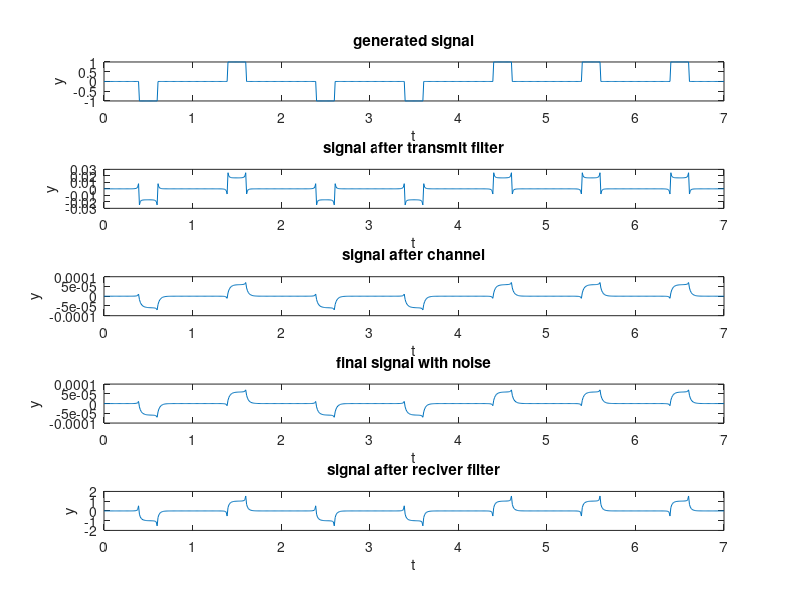

Write MATLAB code to recreate this figure.



clear;
close all;

%%%%%%%%%%%%%%% note:
% r is sent data bits
% r1 is domain of sent data
% a is recived data bits
% a1 is domain of recived data

%%%%%%%%%%%%%%% initial values

M=2;  %constant% M = Number of layers example: m=2 -> [-1 1] m=3 -> [-2 0 2] m=4 -> [-3 -1 1 3] 
n=5; % n = Number of bits generated
Tb=1; % Tb = Duration of each bit sent by a pulse
delta = 0.01;
snr = 100;
gain = 1;

%%%%%%%%%%%%%%% Channal initial values

% if channel is :   alfa.exp(-(1/beta)tx);
%alfa*exp(-1*(1/beta)*tx)
alfa = 0.1; % domain of channel
beta = 0.03; % frequency of channel is beta = 10rad.hz



%%%%%%%%%%%%%%% sending data generation


rr = randi([0 1],1,n);


%%%%%%%%%%%%%%% channel coding

k = 4;
nn=n+mod(n,k);
rr(length(rr)+1:nn)=0;

P = [[1 0 1];[1 1 1];[0 1 1];[1 1 0]];
G = [eye(k) P];

HT = [P;eye(3)];


for i=1:length(rr)/k

    d(i,:)=rr((i-1)*k+1:i*k);
    
end
c=d*G;

c=mod(c,2);

%%%%%%%%%%%%%%% amplitute of sending data generation



for i=1:length(c(:,1))

    r((i-1)*7+1:i*7)=c(i,1:7);
    
end
r1=r;
r1(r1==0)=-1;
%%%%%%%%%%%%%%% analog pulse generation

tx = 0:delta:Tb*length(r1); 
y = ones(1,(1/delta)*Tb*length(r1));

t_ref = 0:delta:Tb;
 
Y_ref = [zeros(1,Tb*0.4/delta) ones(1,length(t_ref)-Tb*0.8/delta) zeros(1,Tb*0.4/delta)]; % Regtangular with duty cycle 20%
%Y_ref = ones(1,length(t_ref)); % Square pulse
%Y_ref = [zeros(1,40) ones(1,length(t_ref)-80) zeros(1,40)]; % Regtangular with duty cycle (Tb*100)-80/(Tb*100)-> if Tb=1s thus: duty cycle=0.2 or 20%
%Y_ref = [zeros(1,20) ones(1,length(t_ref)-40) zeros(1,20)]; % Regtangular with duty cycle (Tb*100)-40/(Tb*100)-> if Tb=1s thus: duty cycle=0.2 or 60%
%Y_ref = 2*[0:delta:Tb/2 Tb/2-delta:-delta:0]/Tb; % triangular pulse
%Y_ref = cos(t_ref*2*pi/Tb); % Sinusoidal pulse
%Y_ref = sawtooth(2*pi*t_ref*Tb); % Sawtooth pulse

for i = 1:1:length(r1)
    
    y(1,(Tb*(i-1)/delta)+1:Tb*i/delta+1) = Y_ref*r1(1,i);
    
end

figure;
subplot(5,1,1)
plot(tx,y)
title('generated signal')
ylabel('y')
xlabel('t')




%%%%%%%%%%%%%%% HT filter

    if 1==1
        
        h_c = [alfa*exp(-1*(1/beta)*tx) zeros(1,2*length(y))];
        y=[y zeros(1,2*length(y))];
        
        H_c = fft(h_c);
        
        HT=(sqrt(abs(H_c).^-1));
        clear g;
        g=gain*(ifft(HT.*fft(y)))*delta;
        
        g=g(1:length(tx));
       
        subplot(5,1,2)
        plot(tx,g)
        title('signal after transmit filter')
        ylabel('y')
        xlabel('t')
        
        
        
       
       y=g;
        
        
    end
    
    



%%%%%%%%%%%%%%% Channel

    if 1==1
        Fs = 1/delta;
        
        h_c = [alfa*exp(-1*(1/beta)*tx) zeros(1,2*length(y))];
        y=[y zeros(1,2*length(y))];
        
        
        clear g;
        g=(ifft(fft(h_c).*fft(y)))*delta;
        
        g=g(1:length(tx));
       
        subplot(5,1,3)
        plot(tx,g)
        title('signal after channel')
        ylabel('y')
        xlabel('t')
        y=g;
    end
    
  
    


%%%%%%%%%%%%%%% adding noise
if 1==1
    y = awgn(y,snr,'measured');

    subplot(5,1,4)
    plot(tx,y)
    title('final signal with noise')
    ylabel('y')
    xlabel('t')
end

%%%%%%%%%%%%%%% HR filter

    if 1==1
        
        
        final_amp = 5000000/4.954;
        Fs = 1/delta;
        
        h_c = [alfa*exp(-1*(1/beta)*tx) zeros(1,2*length(y))];
        y=[y zeros(1,2*length(y))];
        
        H_c = fft(h_c);
        
        HR=(sqrt(abs(H_c).^-1));
        clear g;
        g=final_amp*(ifft(HR.*fft(y)))*delta/gain;
        
        g=g(1:length(tx));
       
        subplot(5,1,5)
        plot(tx,g)
        title('signal after reciver filter')
        ylabel('y')
        xlabel('t')
        y=g;
    end
    
    







%%%%%%%%%%%%%%% sampeling and digital resived data

for i = 1:1:length(r1)

    a1(1,i) = y(1,(i-0.5)*Tb/delta+1); 

end


if mod(M,2)==1
   a1 = round((a1)/2)*2; 

end
if mod(M,2)==0
    a1 = round((a1)/2+0.5)*2-1;
end

a1(a1>max(r1))=max(r1);
a1(a1<min(r1))=min(r1);

a=a1;
a(a==-1)=0;





for i=1:length(a)/7

    resived_c1(i,1:7)=a((i-1)*7+1:i*7);
    
end


%%%%%%%%%%%%%%% channel decoding
     
if 1==1
    k = 4;

    P = [[1 0 1];[1 1 1];[0 1 1];[1 1 0]];
    G = [eye(k) P];

    HT = [P;eye(3)];

    clear s; 
    s=resived_c1*HT;
    s=mod(s,2);

    for i=1:length(resived_c1(:,1)/length(rr))

       if(s(i)==[1 0 1])
           resived_c1(i,:)=resived_c1(i,:)+[1 0 0 0 0 0 0];
       end
       if(s(i)==[1 1 1])
           resived_c1(i,:)=resived_c1(i,:)+[0 1 0 0 0 0 0];
       end
       if(s(i)==[0 1 1])
           resived_c1(i,:)=resived_c1(i,:)+[0 0 1 0 0 0 0];
       end
       if(s(i)==[1 1 0])
           resived_c1(i,:)=resived_c1(i,:)+[0 0 0 1 0 0 0];
       end
       if(s(i)==[1 0 0])
           resived_c1(i,:)=resived_c1(i,:)+[0 0 0 0 1 0 0];
       end
       if(s(i)==[0 1 0])
           resived_c1(i,:)=resived_c1(i,:)+[0 0 0 0 0 1 0];
       end
       if(s(i)==[0 0 1])
           resived_c1(i,:)=resived_c1(i,:)+[0 0 0 0 0 0 1];
       end


    end

    resived_c1 = mod(resived_c1,2);
end
a=ones(1,length(rr));
for i=1:length(resived_c1(:,1))

    a((i-1)*4+1:i*4)=resived_c1(i,1:4);
    
end


rr=rr(1:n);
a=a(1:n);

error = sum(abs(rr-a)>0)


